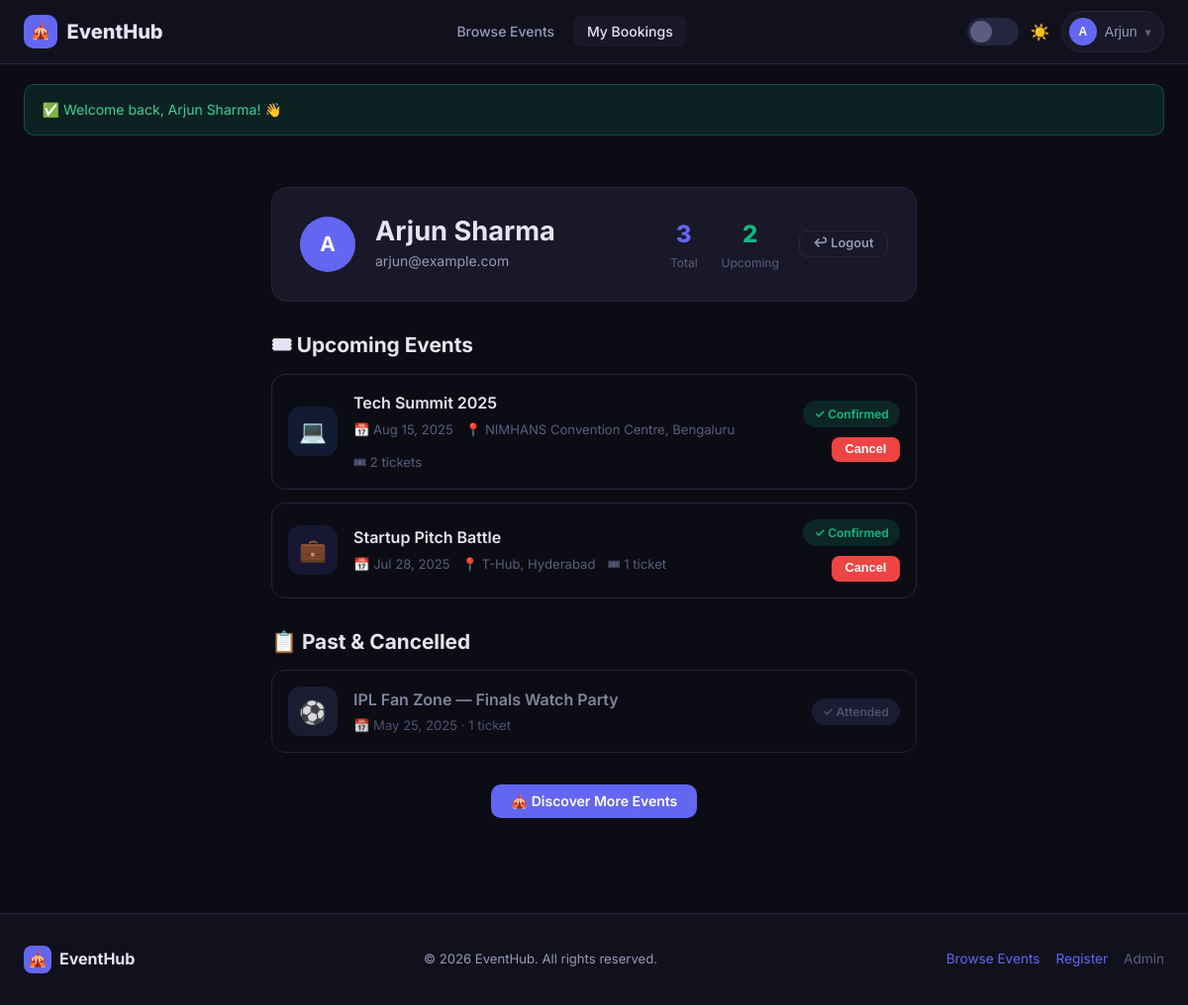
Screenshot of /user_dashboard.php (signed in) with the database file from the repository.
### tables this page shows
CREATE TABLE IF NOT EXISTS `bookings` (
  `id`        INT  NOT NULL AUTO_INCREMENT,
  `user_id`   INT  NOT NULL,
  `event_id`  INT  NOT NULL,
  `tickets`   INT  NOT NULL DEFAULT 1,
  `status`    ENUM('confirmed','cancelled','pending') NOT NULL DEFAULT 'confirmed',
  `booked_at` TIMESTAMP NOT NULL DEFAULT CURRENT_TIMESTAMP,
  PRIMARY KEY (`id`),
  UNIQUE KEY `uq_user_event` (`user_id`, `event_id`),
  KEY `fk_booking_event` (`event_id`),
  CONSTRAINT `fk_booking_user`
    FOREIGN KEY (`user_id`)  REFERENCES `users`  (`id`) ON DELETE CASCADE,
  CONSTRAINT `fk_booking_event`
    FOREIGN KEY (`event_id`) REFERENCES `events` (`id`) ON DELETE CASCADE
);

CREATE TABLE IF NOT EXISTS `categories` (
  `id`         INT          NOT NULL AUTO_INCREMENT,
  `name`       VARCHAR(100) NOT NULL,
  `color`      VARCHAR(7)   NOT NULL DEFAULT '#6366f1',
  `icon`       VARCHAR(10)  NOT NULL DEFAULT '📅',
  `created_at` TIMESTAMP    NOT NULL DEFAULT CURRENT_TIMESTAMP,
  PRIMARY KEY (`id`)
);

CREATE TABLE IF NOT EXISTS `events` (
  `id`          INT           NOT NULL AUTO_INCREMENT,
  `title`       VARCHAR(200)  NOT NULL,
  `description` TEXT,
  `category_id` INT           DEFAULT NULL,
  `event_date`  DATE          NOT NULL,
  `event_time`  TIME          NOT NULL DEFAULT '09:00:00',
  `location`    VARCHAR(200)  NOT NULL,
  `capacity`    INT           NOT NULL DEFAULT 100,
  `price`       DECIMAL(10,2) NOT NULL DEFAULT 0.00,
  `status`      ENUM('upcoming','ongoing','completed','cancelled') NOT NULL DEFAULT 'upcoming',
  `created_at`  TIMESTAMP     NOT NULL DEFAULT CURRENT_TIMESTAMP,
  PRIMARY KEY (`id`),
  KEY `fk_event_category` (`category_id`),
  CONSTRAINT `fk_event_category`
    FOREIGN KEY (`category_id`) REFERENCES `categories` (`id`)
    ON DELETE SET NULL
);

### includes/auth.php (called while the page is built, shortened)
<?php
function currentUser(): array {
    return [
        'id'    => $_SESSION['user_id']   ?? 0,
        'name'  => $_SESSION['user_name'] ?? '',
        'email' => $_SESSION['user_email']?? '',
    ];
}

### user_dashboard.php (the view, shortened to what this page needs)
<?php
require_once __DIR__ . '/includes/auth.php';
require_once __DIR__ . '/includes/db.php';
$u = currentUser();
$stmt = $pdo->prepare("
    SELECT b.*, e.title, e.event_date, e.event_time, e.location,
           e.price, e.status AS event_status,
           c.color AS cat_color, c.icon AS cat_icon, c.name AS cat_name
    FROM bookings b
    JOIN events e ON e.id = b.event_id
    LEFT JOIN categories c ON c.id = e.category_id
    WHERE b.user_id = ?
    ORDER BY e.event_date DESC
");
$stmt->execute([$u['id']]);
$bookings = $stmt->fetchAll();
$upcoming  = array_filter($bookings, fn($b) => in_array($b['event_status'], ['upcoming','ongoing']) && $b['status'] === 'confirmed');
$past      = array_filter($bookings, fn($b) => $b['event_status'] === 'completed' || $b['status'] === 'cancelled');
include __DIR__ . '/includes/header.php';
?>
<section class="section-sm">
  <div class="container-sm">
    <div class="card" style="margin-bottom:2rem;padding:1.75rem;display:flex;align-items:center;gap:1.25rem;flex-wrap:wrap;">
      <div class="avatar" style="width:56px;height:56px;font-size:1.3rem;flex-shrink:0;"><?= strtoupper(substr($u['name'],0,1)) ?></div>
      <div style="flex:1;">
        <h2 style="margin-bottom:.2rem;"><?= htmlspecialchars($u['name']) ?></h2>
        <p style="font-size:.875rem;"><?= htmlspecialchars($u['email']) ?></p>
      </div>
      <div style="display:flex;gap:1.5rem;text-align:center;">
        <div>
          <div style="font-size:1.5rem;font-weight:800;color:var(--accent);"><?= count($bookings) ?></div>
          <div style="font-size:.75rem;color:var(--txt3);">Total</div>
        </div>
        <div>
          <div style="font-size:1.5rem;font-weight:800;color:var(--green);"><?= count($upcoming) ?></div>
          <div style="font-size:.75rem;color:var(--txt3);">Upcoming</div>
        </div>
      </div>
      <a href="<?= BASE_URL ?>/logout.php" class="btn btn-ghost btn-sm">↩ Logout</a>
    </div>
    <div style="margin-bottom:2rem;">
      <h3 style="margin-bottom:1rem;">🎟 Upcoming Events</h3>
      <?php if (empty($upcoming)): ?>
        <div class="card" style="padding:2rem;text-align:center;">
          <div style="font-size:2rem;margin-bottom:.75rem;">🗓</div>
          <p style="color:var(--txt2);">No upcoming bookings.</p>
          <a href="<?= BASE_URL ?>" class="btn btn-primary btn-sm mt-2">Browse Events</a>
        </div>
      <?php else: ?>
        <div style="display:flex;flex-direction:column;gap:.85rem;">
          <?php foreach ($upcoming as $b):
            $color = $b['cat_color'] ?? '#6366f1';
          ?>
            <div class="booking-item">
              <div class="booking-icon" style="background:<?= $color ?>22;">
                <span><?= $b['cat_icon'] ?? '🎪' ?></span>
              </div>
              <div style="flex:1;min-width:0;">
                <div style="font-weight:600;color:var(--txt);margin-bottom:.2rem;white-space:nowrap;overflow:hidden;text-overflow:ellipsis;">
                  <a href="<?= BASE_URL ?>/event_detail.php?id=<?= $b['event_id'] ?>" style="color:var(--txt);"><?= htmlspecialchars($b['title']) ?></a>
                </div>
                <div style="font-size:.82rem;color:var(--txt3);display:flex;gap:.75rem;flex-wrap:wrap;">
                  <span>📅 <?= date('M j, Y', strtotime($b['event_date'])) ?></span>
                  <span>📍 <?= htmlspecialchars($b['location']) ?></span>
                  <span>🎟 <?= $b['tickets'] ?> ticket<?= $b['tickets']>1?'s':'' ?></span>
                </div>
              </div>
              <div style="text-align:right;flex-shrink:0;">
                <span class="badge badge-green" style="display:block;margin-bottom:.5rem;">✓ Confirmed</span>
                <?php if ($b['event_status'] === 'upcoming'): ?>
                  <form method="POST" onsubmit="return confirm('Cancel this booking?');">
                    <button type="submit" class="btn btn-danger btn-sm">Cancel</button>
                  </form>
                <?php endif; ?>
              </div>
            </div>
          <?php endforeach; ?>
        </div>
      <?php endif; ?>
    </div>
    <?php if (!empty($past)): ?>
      <div>
        <h3 style="margin-bottom:1rem;">📋 Past & Cancelled</h3>
        <div style="display:flex;flex-direction:column;gap:.75rem;">
          <?php foreach ($past as $b):
            $canceled = $b['status'] === 'cancelled';
          ?>
            <div class="booking-item" style="opacity:<?= $canceled ? '.6' : '.85' ?>;">
              <div class="booking-icon" style="background:var(--border2);">
                <span><?= $b['cat_icon'] ?? '🎪' ?></span>
              </div>
              <div style="flex:1;min-width:0;">
                <div style="font-weight:600;color:var(--txt2);margin-bottom:.2rem;"><?= htmlspecialchars($b['title']) ?></div>
                <div style="font-size:.82rem;color:var(--txt3);">
                  📅 <?= date('M j, Y', strtotime($b['event_date'])) ?> · <?= $b['tickets'] ?> ticket<?= $b['tickets']>1?'s':'' ?>
                </div>
              </div>
              <span class="badge <?= $canceled ? 'badge-red' : 'badge-gray' ?>">
                <?= $canceled ? '✕ Cancelled' : '✓ Attended' ?>
              </span>
            </div>
          <?php endforeach; ?>
        </div>
      </div>
    <?php endif; ?>
    <div style="margin-top:2rem;text-align:center;">
      <a href="<?= BASE_URL ?>" class="btn btn-primary">🎪 Discover More Events</a>
    </div>
  </div>
</section>
<?php include __DIR__ . '/includes/footer.php'; ?>

### assets/style.css (style rules this page uses)
:root { --transition: 0.3s ease; }
[data-theme="dark"] { --bg: #0c0c15; --bg2: #11111e; --card: #181828; --card-h: #1e1e30; --border: #252540; --border2: #1e1e38; --txt: #e4e4f4; --txt2: #9898b8; --txt3: #5c5c80; --accent: #6366f1; --accent-h: #818cf8; --accent-d: #4f46e5; --green: #10b981; --yellow: #f59e0b; --red: #ef4444; --blue: #3b82f6; --shadow: 0 4px 24px rgba(0,0,0,.45); --shadow-lg: 0 8px 48px rgba(0,0,0,.65); --glow: 0 0 0 3px rgba(99,102,241,.25); }
*, *::before, *::after { box-sizing: border-box; margin: 0; padding: 0; }
html { scroll-behavior: smooth; }
body { font-family: 'Inter', sans-serif; background: var(--bg); color: var(--txt); line-height: 1.6; transition: background var(--transition), color var(--transition); min-height: 100vh; }
a { color: var(--accent); text-decoration: none; transition: color var(--transition); }
h1,h2,h3,h4,h5 { font-weight: 700; line-height: 1.2; color: var(--txt); }
h2 { font-size: 1.7rem; }
h3 { font-size: 1.3rem; }
p { color: var(--txt2); }
.container-sm { max-width: 700px; margin: 0 auto; padding: 0 1.5rem; }
.avatar { width: 28px; height: 28px; border-radius: 50%; background: var(--accent); color: white; display: flex; align-items: center; justify-content: center; font-size: .75rem; font-weight: 700; flex-shrink: 0; }
.btn { display: inline-flex; align-items: center; justify-content: center; gap: .45rem; padding: .6rem 1.25rem; border-radius: 10px; font-size: .875rem; font-weight: 600; border: none; cursor: pointer; transition: all var(--transition); text-decoration: none; line-height: 1; }
.btn-sm { padding: .4rem .85rem; font-size: .8rem; border-radius: 8px; }
.btn-primary { background: var(--accent); color: white; }
.btn-ghost { background: var(--card); color: var(--txt2); border: 1px solid var(--border); }
.btn-danger { background: var(--red); color: white; }
.card { background: var(--card); border: 1px solid var(--border); border-radius: 16px; transition: all var(--transition); }
.badge { display: inline-flex; align-items: center; gap: .3rem; padding: .25rem .7rem; border-radius: 20px; font-size: .75rem; font-weight: 600; }
.badge-green { background: rgba(16,185,129,.15); color: var(--green); }
.badge-gray { background: var(--border2); color: var(--txt3); }
.section-sm { padding: 2rem 0; }
.booking-item { display: flex; align-items: center; gap: 1rem; padding: 1rem; border: 1px solid var(--border); border-radius: 14px; transition: all var(--transition); }
.booking-icon { width: 50px; height: 50px; border-radius: 13px; display: flex; align-items: center; justify-content: center; font-size: 1.4rem; flex-shrink: 0; }

### rows the page displays
bookings: categories.icon "💻", event.title "Tech Summit 2025", event.event_date "Aug 15, 2025", event.location "NIMHANS Convention Centre, Bengaluru", tickets "2"
bookings: categories.icon "💼", event.title "Startup Pitch Battle", event.event_date "Jul 28, 2025", event.location "T-Hub, Hyderabad", tickets "1"
bookings: categories.icon "⚽", event.title "IPL Fan Zone — Finals Watch Party", event.event_date "May 25, 2025", tickets "1", status "✓ Attended"

### other values shown
SITE_NAME "EventHub"
$initials "A"
explode(' ', $u['name'])[0] "Arjun"
$flash['msg'] "Welcome back, Arjun Sharma! 👋"
substr($u['name'],0,1) "A"
$u['name'] "Arjun Sharma"
$u['email'] "arjun@example.com"
count($bookings) "3"
count($upcoming) "2"
